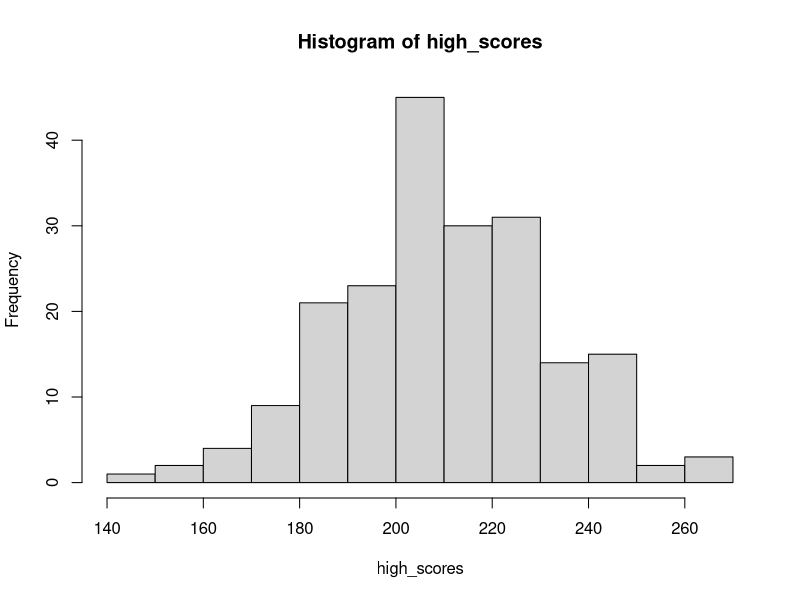
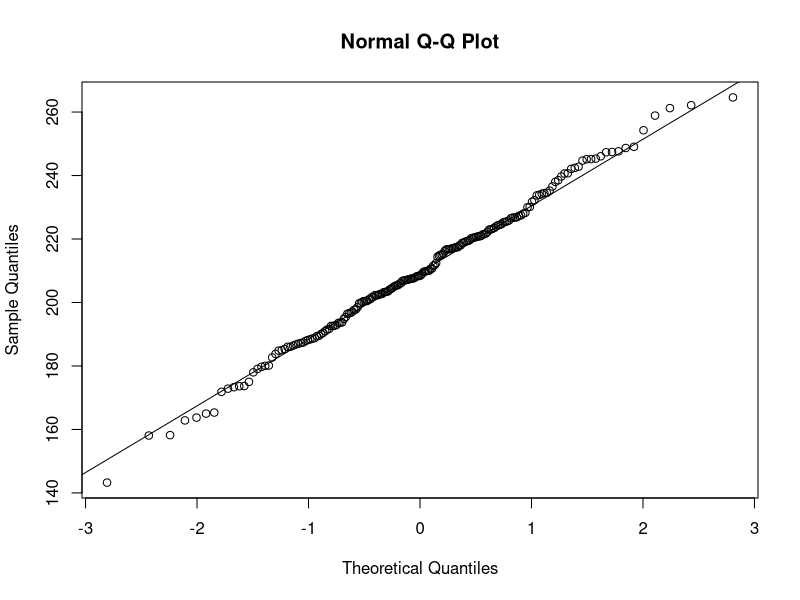

Recreate these plots in R, in order.
#' @title 8_TestingForNormality.R
#' @description Outlining 3 methods for determining normality of numerical data
#' @author NMCG
#' @bugs None
#' @keywords histogram, qqplot, Shapiro-Wilk
#' @seealso https://www.statology.org/test-for-normality-in-r/
#' @seealso https://www.datamentor.io/r-programming/if-else-statement
#' @seealso https://www.statisticshowto.com/q-q-plots/

cat("\014")

# Set descriptive statistics for our vector of high scores
N <- 200
mn <- 210
std_dev <- 20

# Randomize the high scores using system time
set.seed(Sys.time())

# Generate a random Normal distribution of high scores with 99% of players in the range [150, 270] (i.e. 6 sigma or -3xSD on left and +3xSD on right of the mean)
high_scores <-  rnorm(N, mean = mn, sd = std_dev)

# Try using an Exponential distribution instead of a random normal distribution (see that Shapiro-Wilk no longer reports normality)
# high_scores <- rexp(N, rate = 0.1)

# Try using a Poisson distribution instead of a random normal distribution (see that Shapiro-Wilk no longer reports normality)
# high_scores <- rpois(N, lambda = 5) 

# Print scores
high_scores 

# Now let us perform THREE tests for Normality

# 1. Visual inspection - Histogram
hist(high_scores)
# comment - modality, symmetry, skewness

# 2. Visual inspection - QQ-Plot - https://www.statisticshowto.com/q-q-plots/
qqnorm(high_scores)
qqline(high_scores)

# 3. Descriptive Statistic - Shapiro-Wilk - "The null hypothesis of the Shapiro-Wilk test is that the population is normally distributed. If the p-value associated with the test is below a chosen significance level (e.g., 0.05), then the null hypothesis is rejected, suggesting that the data does not follow a normal distribution."
result_sw <- shapiro.test(high_scores)
result_sw

print(paste("A",result_sw$method, "was conducted on the data."))

# R if else Statement - https://www.datamentor.io/r-programming/if-else-statement
if(result_sw$p.value < 0.05)
{
  print(paste("From the output obtained we can not assume normality as the p-value of", round(result_sw$p.value, 4), "is less than 0.05"))
} else #note in R we need to put the else as shown (i.e. immediately after the { bracket) and not on a new line (as we can in C, C++, C#)
{ 
  print(paste("From the output obtained we can assume normality as the p-value of", round(result_sw$p.value, 4), "is greater than 0.05"))
}


# 4. Descriptive Statistic - Anderson-Darling

if(!require("nortest"))
  install.packages("nortest")
library(nortest)

result_ad <- ad.test(high_scores)
result_ad

print(paste("A",result_ad$method, "was conducted on the data."))

# R if else Statement - https://www.datamentor.io/r-programming/if-else-statement
if(result_ad$p.value < 0.05)
{
  print(paste("From the output obtained we can not assume normality as the p-value of", round(result_ad$p.value, 4), "is less than 0.05"))
} else #note in R we need to put the else as shown (i.e. immediately after the { bracket) and not on a new line (as we can in C, C++, C#)
{ 
  print(paste("From the output obtained we can assume normality as the p-value of", round(result_ad$p.value, 4), "is greater than 0.05"))
}









# fake_scores <- c(190, 190, 205, 185, 180, 220, 250)
# a <- mean(fake_scores)
# a
# 
# b <- sd(fake_scores)
# b
# 
# ideal_fake_scores <- rnorm(7, a, b)
# ideal_fake_scores
# 
# 
# hist(fake_scores, main = "Fake")
# hist(ideal_fake_scores, main = "Ideal")
# 
# #z <- (actual - mean)/std
# 
# -1 <- (actual - 205)/24
# -24 <- actual - 205
# actual <- 181
